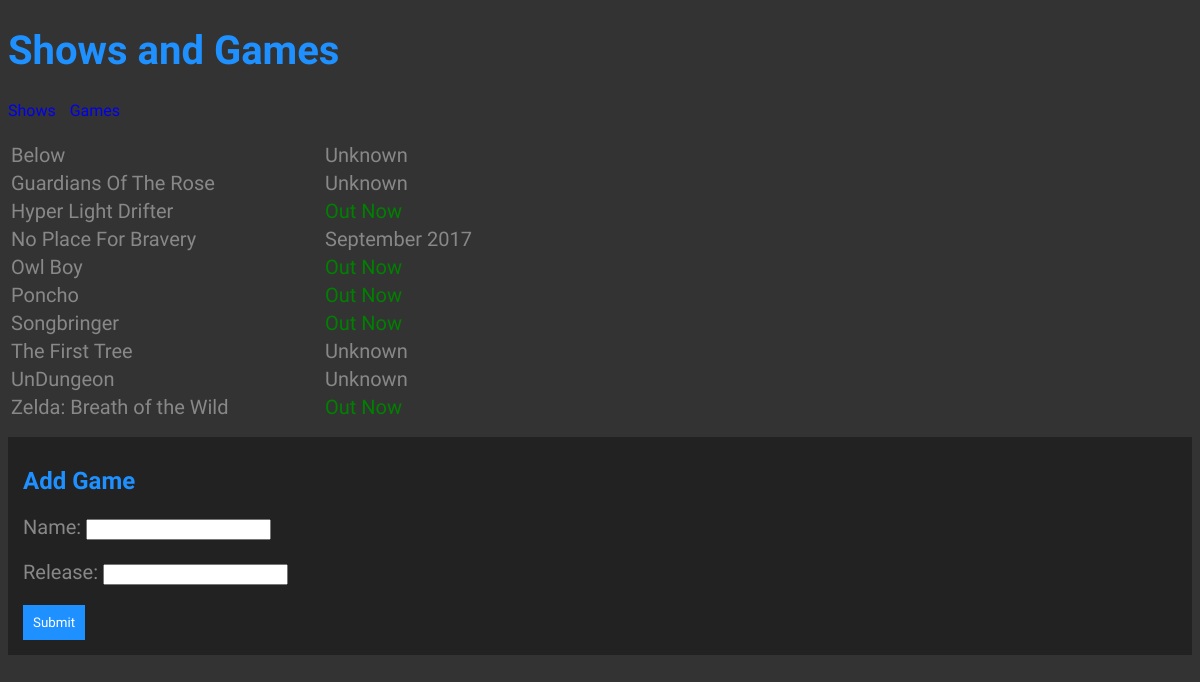
The page / on the database its author committed.
### main_app/models.py (models this page shows, shortened)
class Game(models.Model):
	name = models.CharField(max_length=100)
	release = models.CharField(max_length=100)

### main_app/views.py (the view)
# urls.py: url(r'^$', views.index),
def index(request):
	games = Game.objects.all()
	form = GameForm()
	return render(request, 'index.html', {'games': games, 'form': form})

### main_app/forms.py
class GameForm(forms.Form):
	name = forms.CharField(label="Name", max_length=100)
	release = forms.CharField(label="Release", max_length=100)

### main_app/templates/index.html (shortened to what this page needs)
{% extends 'base.html' %}
{% load staticfiles %}
{% block content %}
	<table>
	{% for game in games|dictsort:'name' %}
		<tr>
			<td>{{ game.name}}</td>
			{% if game.release == "Out Now" %}
				<td class="outnow">{{ game.release }}</td>
			{% else %}
				<td>{{ game.release }}</td>
			{% endif %}
		</tr>
	{% endfor %}
	</table>
	<section>
		<h2>Add Game</h2>
		<form action="game_post_url/" method="post">
			{{ form.as_p }}
			<input type="submit" value="Submit" >
		</form>
	</section>
{% endblock %}

### main_app/static/style.css (style rules this page uses)
body { background-color: #333; }
h2 { color: dodgerblue; font-family: Sanchez; }
p { font-family: Sanchez; width: 310px; color: #888; font-size: 20px; }
td { font-family: Sanchez; width: 310px; color: #888; font-size: 20px; }
table { margin-top: 20px; }
input[type="submit"] { border: none; background-color: dodgerblue; color: #fff; font-family: Sanchez; padding: 10px 10px 10px 10px; }
section { background: #222; padding: 10px 0 15px 15px; margin-top: 15px; }
.outnow { color: green; }

### rows shown on the page
Game: name "Below", release "Unknown"
Game: name "Guardians Of The Rose", release "Unknown"
Game: name "Hyper Light Drifter", release "Out Now"
Game: name "No Place For Bravery", release "September 2017"
Game: name "Owl Boy", release "Out Now"
Game: name "Poncho", release "Out Now"
Game: name "Songbringer", release "Out Now"
Game: name "The First Tree", release "Unknown"
Game: name "UnDungeon", release "Unknown"
Game: name "Zelda: Breath of the Wild", release "Out Now"
